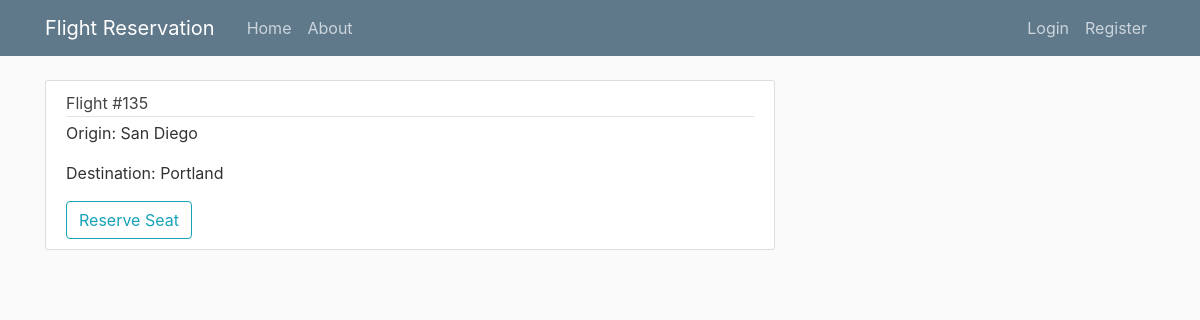
Screenshot of /flight/5/ with the database file from the repository.
### reservation/models.py (models this page shows, shortened)
class Flight(models.Model):
    flight_number = models.IntegerField(default=0)
    origin = models.CharField(max_length=200)
    destination = models.CharField(max_length=200)
    plane = models.OneToOneField(Plane, on_delete=models.CASCADE)

### reservation/views.py (the view)
# urls.py: path('flight/<int:pk>/', FlightDetailView.as_view(), name='flight-detail'), #end routes with trailing /
class FlightDetailView(DetailView):
    model = Flight

### reservation/templates/reservation/flight_detail.html
{% extends "reservation/base.html" %}
{% load crispy_forms_tags %}
{% block content %}
  <article class="media content-section">
    <div class="media-body">
      <div class="article-metadata">
        <a class="article-title" href="#">Flight #{{ object.flight_number }}</a>
      </div>
      <p class="article-content">Origin: {{ object.origin }}</p>
      <p class="article-content">Destination: {{ object.destination }}</p>
      <a class="btn btn-outline-info" href="{% url 'reservation-reserve' %}">Reserve Seat</a>
    </div>
  </article>
{% endblock content %}

### reservation/static/reservation/main.css (style rules this page uses)
body { background: #fafafa; color: #333333; margin-top: 5rem; }
.content-section { background: #ffffff; padding: 10px 20px; border: 1px solid #dddddd; border-radius: 3px; margin-bottom: 20px; }
.article-title { color: #444444; }
.article-content { white-space: pre-line; }
.article-metadata { padding-bottom: 1px; margin-bottom: 4px; border-bottom: 1px solid #e3e3e3 }

### rows the page displays
Flight: flight_number "135", origin "San Diego", destination "Portland"
